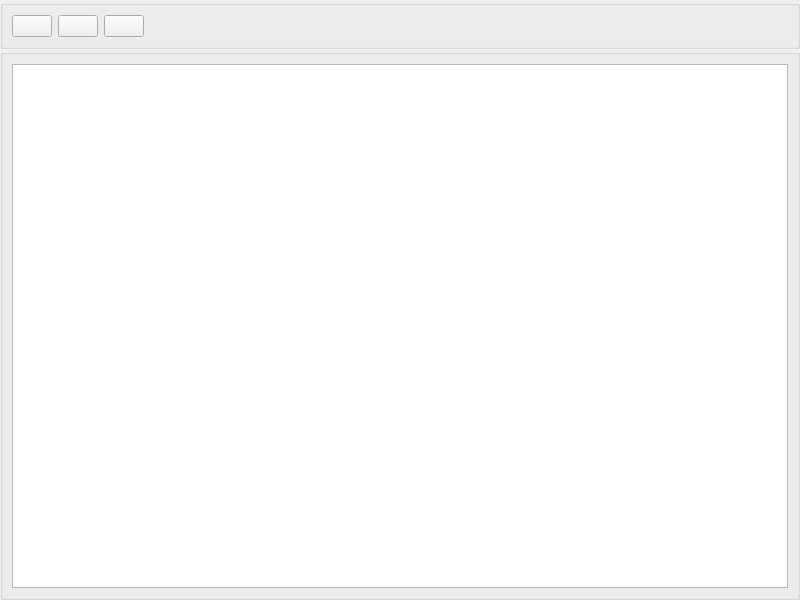
<?xml version="1.0" encoding="UTF-8"?>
<ui version="4.0">
 <class>MainWindow</class>
 <widget class="QMainWindow" name="MainWindow">
  <property name="windowModality">
   <enum>Qt::NonModal</enum>
  </property>
  <property name="geometry">
   <rect>
    <x>0</x>
    <y>0</y>
    <width>800</width>
    <height>600</height>
   </rect>
  </property>
  <property name="minimumSize">
   <size>
    <width>800</width>
    <height>600</height>
   </size>
  </property>
  <property name="windowTitle">
   <string>MainWindow</string>
  </property>
  <widget class="QWidget" name="RootWidget">
   <layout class="QGridLayout" name="gridLayout" rowstretch="0,0">
    <property name="leftMargin">
     <number>0</number>
    </property>
    <property name="topMargin">
     <number>0</number>
    </property>
    <property name="rightMargin">
     <number>0</number>
    </property>
    <property name="bottomMargin">
     <number>0</number>
    </property>
    <property name="spacing">
     <number>0</number>
    </property>
    <item row="1" column="0" colspan="2">
     <widget class="QGroupBox" name="MiddleGB">
      <property name="title">
       <string/>
      </property>
      <layout class="QGridLayout" name="gridLayout_3" rowstretch="0">
       <item row="0" column="0">
        <widget class="QTableWidget" name="ContentTW"/>
       </item>
      </layout>
     </widget>
    </item>
    <item row="0" column="0" colspan="2">
     <widget class="QGroupBox" name="TopGB">
      <property name="enabled">
       <bool>true</bool>
      </property>
      <property name="sizePolicy">
       <sizepolicy hsizetype="Preferred" vsizetype="Preferred">
        <horstretch>0</horstretch>
        <verstretch>0</verstretch>
       </sizepolicy>
      </property>
      <property name="title">
       <string/>
      </property>
      <layout class="QGridLayout" name="gridLayout_2">
       <item row="0" column="0">
        <widget class="QPushButton" name="FilterBtn">
         <property name="text">
          <string/>
         </property>
         <property name="icon">
          <iconset resource="resources.qrc">
           <normaloff>:/icon/icons/filter_icon.png</normaloff>:/icon/icons/filter_icon.png</iconset>
         </property>
         <property name="iconSize">
          <size>
           <width>25</width>
           <height>25</height>
          </size>
         </property>
        </widget>
       </item>
       <item row="0" column="1">
        <widget class="QPushButton" name="SearchBtn">
         <property name="text">
          <string/>
         </property>
         <property name="icon">
          <iconset resource="resources.qrc">
           <normaloff>:/icon/icons/search_icon.png</normaloff>:/icon/icons/search_icon.png</iconset>
         </property>
         <property name="iconSize">
          <size>
           <width>25</width>
           <height>25</height>
          </size>
         </property>
        </widget>
       </item>
       <item row="0" column="3">
        <spacer name="horizontalSpacer">
         <property name="orientation">
          <enum>Qt::Horizontal</enum>
         </property>
         <property name="sizeHint" stdset="0">
          <size>
           <width>40</width>
           <height>20</height>
          </size>
         </property>
        </spacer>
       </item>
       <item row="0" column="2">
        <widget class="QPushButton" name="AddUserBtn">
         <property name="text">
          <string/>
         </property>
         <property name="icon">
          <iconset resource="resources.qrc">
           <normaloff>:/icon/icons/add_icon.png</normaloff>:/icon/icons/add_icon.png</iconset>
         </property>
         <property name="iconSize">
          <size>
           <width>25</width>
           <height>25</height>
          </size>
         </property>
        </widget>
       </item>
      </layout>
     </widget>
    </item>
   </layout>
  </widget>
 </widget>
 <resources>
  <include location="resources.qrc"/>
 </resources>
 <connections/>
</ui>
